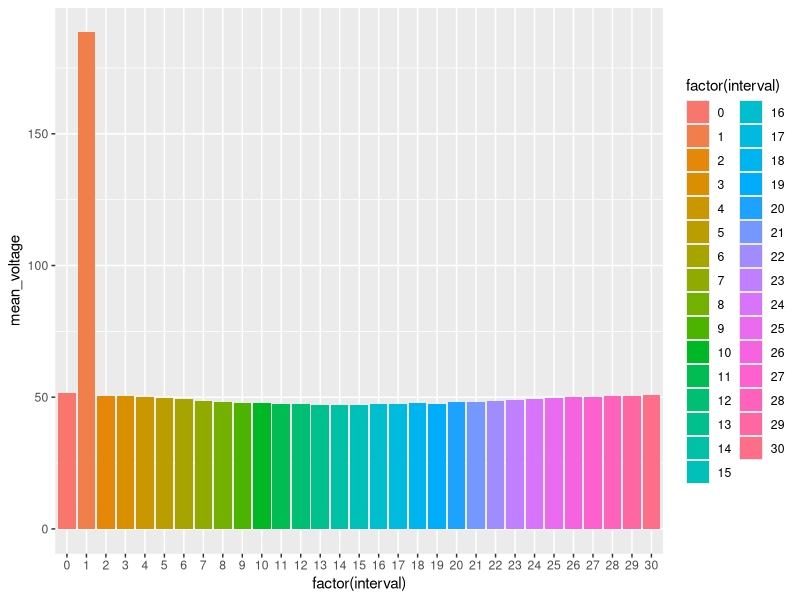
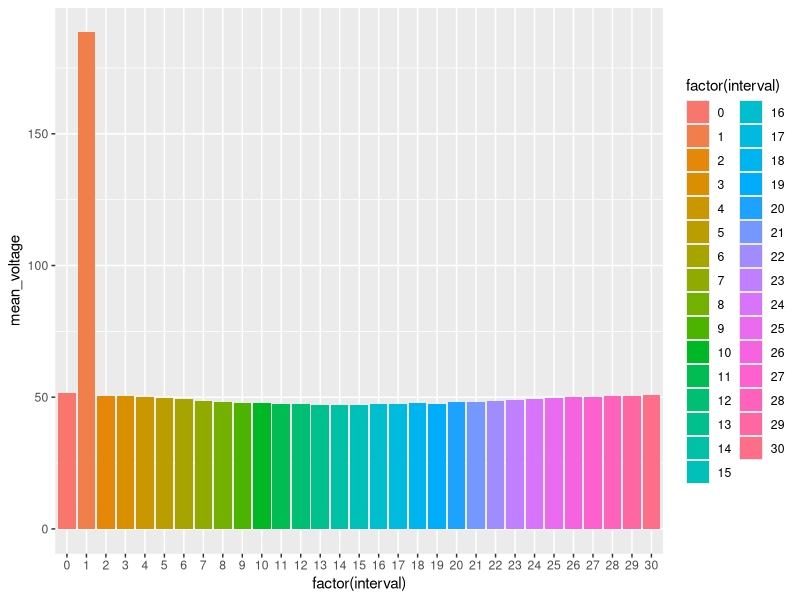
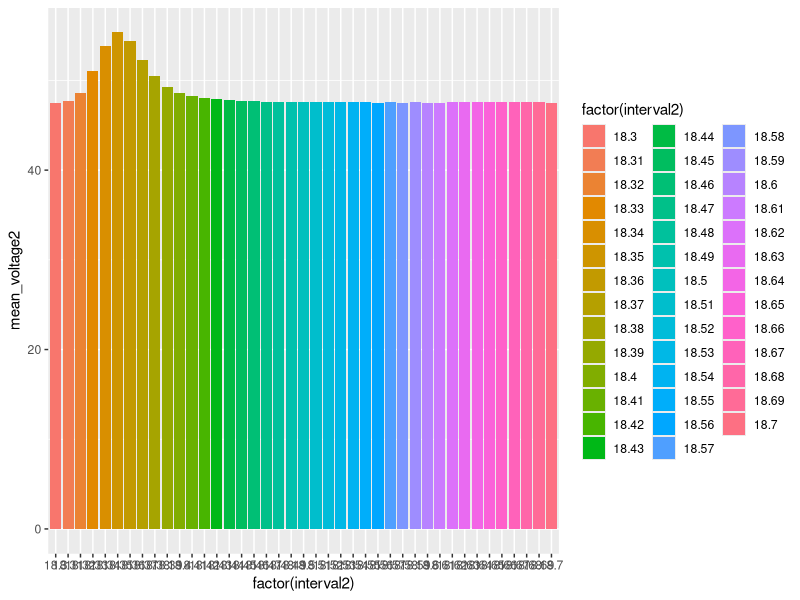

The R source for these figures, in order:
## ---- chunk 1
##This is installing ggplot2 to create graphics
install.packages("ggplot2")
library(ggplot2)

##This is the data used
data <- read.csv("Methyl_Stearate_Use.csv")

##This was installed to help take averages of the data so that it could be graphed in a bar graph
install.packages("dplyr")
library(dplyr)

data <- data %>%
  mutate(interval = floor(Time))
##This rounded all of the time values down to the nearest second so that there were less catagories needed for the graph
avolt <- data %>%
  group_by(interval) %>%
  summarize(mean_voltage = mean(Voltage))
##This took the average of all the voltage readings in each 1 second interval 

##This created a bar graph for the data using the average voltages and 1 second intervals.
ggplot(avolt, aes(x = factor(interval), y = mean_voltage, fill = factor(interval))) + 
  geom_col()
coord_flip ()
##This was done to put the time on the x axis
title = "Average Voltage in 1 Second Intervals for Methyl Stearate"
labs(x = "Time in Seconds", y = "Average Voltage", fill = "Time in Seconds")
##clarity for the graph

##This created a bar graph for the data using the average voltages and 1 second intervals.
ggplot(avolt, aes(x = factor(interval), y = mean_voltage, fill = factor(interval))) + 
  geom_col()
coord_flip ()
##This was done to put the time on the x axis
title = "Average Voltage in 1 Second Intervals for Methyl Stearate"
labs(x = "Time in Seconds", y = "Average Voltage", fill = "Time in Seconds")
##clarity for the graph

data <- data %>%
  mutate(interval2 = floor(Time * 100) / 100)
##splits the data into .01 second intervals
avolt2 <- data %>%
  group_by(interval2) %>%
  summarize(mean_voltage2 = mean(Voltage, na.rm = TRUE))
##averaging the voltage amounts in each interval

avolt2_subset <- avolt2 %>%
  filter(interval2 >= 18.3 & interval2 <= 18.7)
##Sets the values on the bottom of the graph to 18.2 to 18.8 seconds

ggplot(avolt2_subset, aes(x = factor(interval2), y = mean_voltage2, fill = factor(interval2))) + 
  geom_col()
##Graphing the zoomed in area

title = "Average Voltage in 1 Second Intervals for Methyl Stearate from 18.2 seconds to 18.8"
labs(x = "Time in Seconds", y = "Average Voltage", fill = "Time in Seconds")
##clarity for the graph

area_calculation <- avolt2_subset %>%
  arrange(interval2) %>% #this ensures the output value is positive
  mutate(dx = interval2 - lag(interval2), dy = (mean_voltage2 + lag(mean_voltage2)) / 2, trapezoid_area = dx * dy)
##dx is finding the difference between each .01 second interval between 18.3 and 18.7, because that is the interval of x in this avolt subset. dy is finding the difference between the corrisponding average voltage value for each x value, adding the two together, and dividng the two to find the average. dx and dy are then being multipied together. This is findng the area of each trapeziod.
area <- sum(area_calculation$trapezoid_area, na.rm = TRUE)
#This finds the total area of the trapezoids, which is the area under the curve.

print(area)
